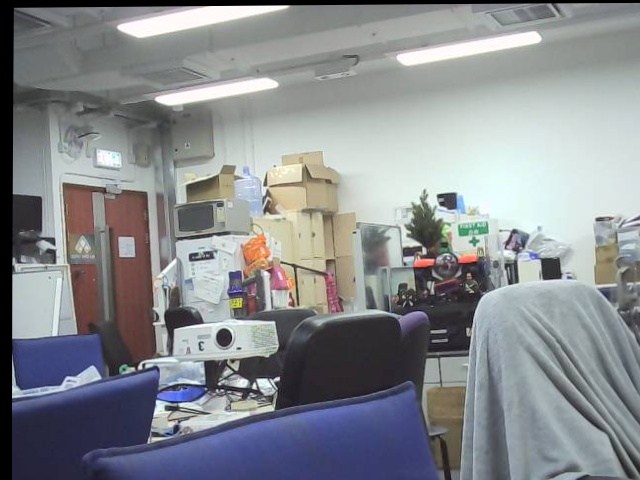
#> input picture figs/fig0.jpg, 640 x 480 px
$ python stitching_ORB.py
#> lines starting #> are read from the running program, lines starting #| are printed output that depends on the picture
#> further down, img1 is the input picture: shape (480, 640, 3); mean B, G, R 142.3, 138.4, 135.3
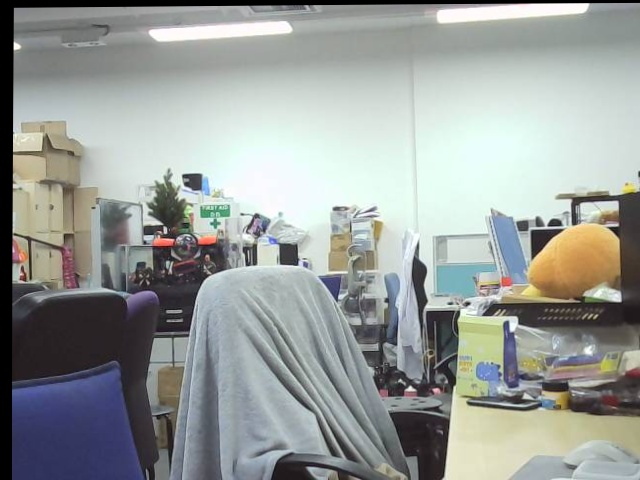
#> input picture figs/fig1.jpg, 640 x 480 px
#> further down, img2 is the input picture: shape (480, 640, 3); mean B, G, R 153.7, 156.6, 151.9
#Based on ORB
import cv2
import numpy as np
import matplotlib.pyplot as plt
from modules.xfeat import XFeat

def stitching(img1,img2):

    #img1=img1[10:,20:]
    #img2=img2[10:,20:]
    h1,w1,_=img1.shape
#> h1 = 480; w1 = 640
    h2,w2,_=img2.shape
#> h2 = 480; w2 = 640

    gray1=cv2.cvtColor(img1,cv2.COLOR_BGR2GRAY)
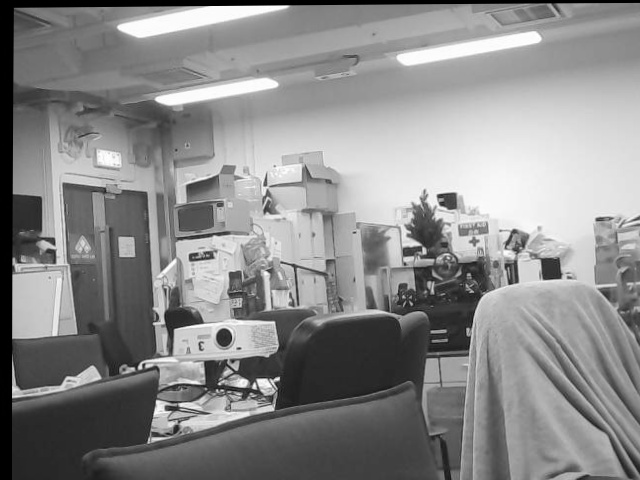
#> gray1: shape (480, 640); min 0, max 255, mean 137.9
    gray2=cv2.cvtColor(img2,cv2.COLOR_BGR2GRAY)
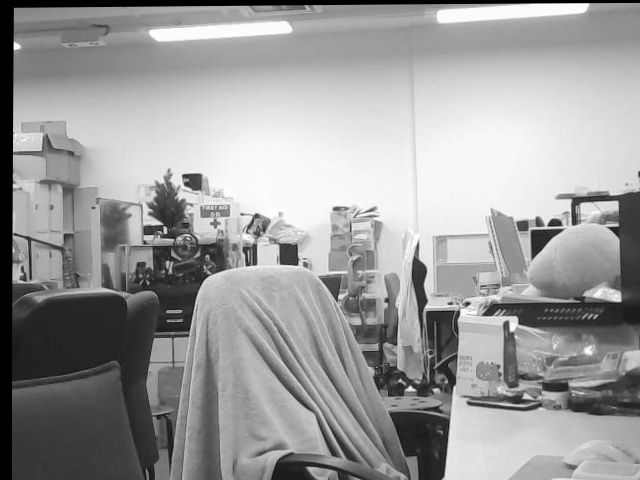
#> gray2: shape (480, 640); min 0, max 255, mean 154.9

    #create ORB object
    orb=cv2.ORB_create()

    #compute kpoints and their descriptors
    kpts1,des1=orb.detectAndCompute(gray1,None)
#> kpts1 = 500 keypoints; strongest (x, y, size): (144, 364, 31), (278, 378, 31), (255, 388, 31), (253, 386, 37.2)
    kpts2,des2=orb.detectAndCompute(gray2,None)
#> kpts2 = 500 keypoints; strongest (x, y, size): (550, 224, 37.2), (549, 225, 31), (164, 228, 31), (247, 265, 31)

    #use brute force method to do matching

    #create a brute force matcher
    bf=cv2.BFMatcher(cv2.NORM_HAMMING,crossCheck=True)

    #output the matching result
    matches=bf.match(des1,des2)
#> matches = 198 matches

    #only use front half of matches
    matches=sorted(matches,key=lambda x:x.distance)
    num_matches=int(len(matches)/4)
#> num_matches = 49
    good_matches=matches[:num_matches]
#> good_matches = 49 matches
    #draw_Matches=cv2.drawMatches(img1,kpts1,img2,kpts2,good_matches,None,flags=cv2.DrawMatchesFlags_NOT_DRAW_SINGLE_POINTS)

    #calculate the homography matrix
    img1_pts=np.float32([kpts1[m.queryIdx].pt for m in good_matches]).reshape(-1,1,2)
#> img1_pts = 49 rows, first 8: [404, 264], [439.6, 194.9], [437.9, 194.1], [542.5, 261.3], [455, 207], [454.1, 205.3], [423, 248.8], [423.4, 250.6]
    img2_pts=np.float32([kpts2[m.trainIdx].pt for m in good_matches]).reshape(-1,1,2)
#> img2_pts = 49 rows, first 8: [144, 242], [184.6, 174.2], [184.1, 174.2], [281.2, 246.3], [200, 188], [199.1, 186.6], [163.8, 228.1], [164.2, 229.8]
    H,_=cv2.findHomography(img2_pts,img1_pts,cv2.RANSAC)
#> H = [[0.897, -0.0411, 255.4], [-0.0646, 0.87, 43.09], [-6.18e-05, -0.000267, 1]]

    #get the projection of img2 to img1

    #get the corners of two images
    corner1=np.float32([[0,0],[0,h1],[w1,h1],[w1,0]]).reshape(-1,1,2)
#> corner1 = [[0, 0], [0, 480], [640, 480], [640, 0]]
    corner2=np.float32([[0,0],[0,h2],[w2,h2],[w2,0]]).reshape(-1,1,2)
#> corner2 = [[0, 0], [0, 480], [640, 480], [640, 0]]
    #transform corner points of image2
    corner2_perspective=cv2.perspectiveTransform(corner2,H)
#> corner2_perspective = [[255.4, 43.09], [270.3, 528.4], [972.8, 503.9], [863.6, 1.8]]

    pts=np.concatenate((corner1,corner2_perspective),axis=0)
#> pts = [[0, 0], [0, 480], [640, 480], [640, 0], [255.4, 43.09], [270.3, 528.4], [972.8, 503.9], [863.6, 1.8]]

    #calculate the size of output image
    [xmin,ymin]=np.int32(pts.min(axis=0).ravel())
#> xmin = 0; ymin = 0
    [xmax,ymax]=np.int32(pts.max(axis=0).ravel())
#> xmax = 972; ymax = 528

    #calculate new homography matrix to transform the image to positive coordinate
    #first applying shifting and the apply transformation
    new_H=np.array([[1,0,-xmin],[0,1,-ymin],[0,0,1]]).dot(H)
#> new_H has the same summary as H
    result=cv2.warpPerspective(img2,new_H,(xmax-xmin,ymax-ymin))
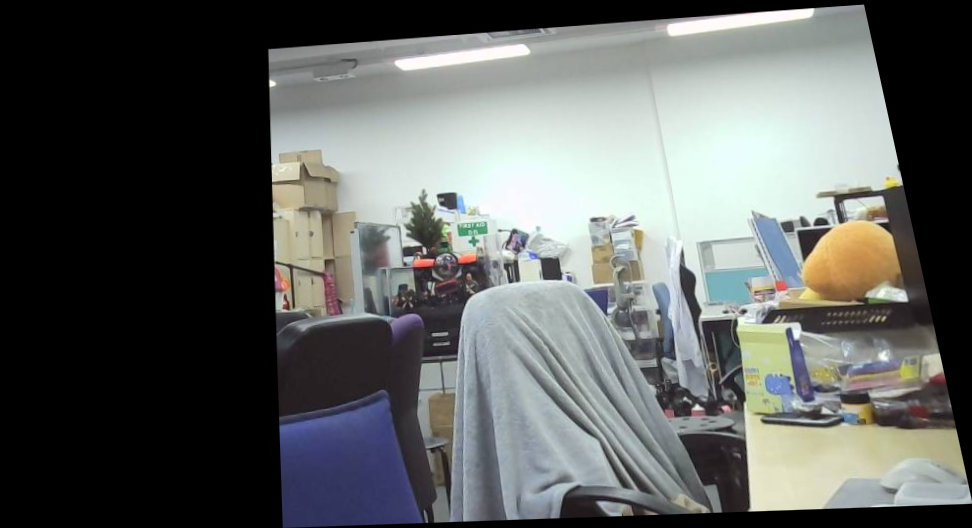
#> result: shape (528, 972, 3); mean B, G, R 96, 97.8, 95


    #stitching 2 images
    #result[-ymin:h1-ymin, -xmin:w1-xmin] = img1
    #return result


    cv2.imshow('image2',img2)
    cv2.imshow('image1',img1)
    #cv2.imshow('matches',draw_Matches)
    cv2.imshow('result',result)
    key=cv2.waitKey(0)
#> (key q is pressed here)
    if(key==ord('q')):
        cv2.destroyAllWindows()


if __name__=='__main__':
    img1=cv2.imread('./figs/fig0.jpg')
    img2=cv2.imread('./figs/fig1.jpg')
    if img1 is None or img2 is None:
        print("Error: can't read images.")
    stitching(img1,img2)
